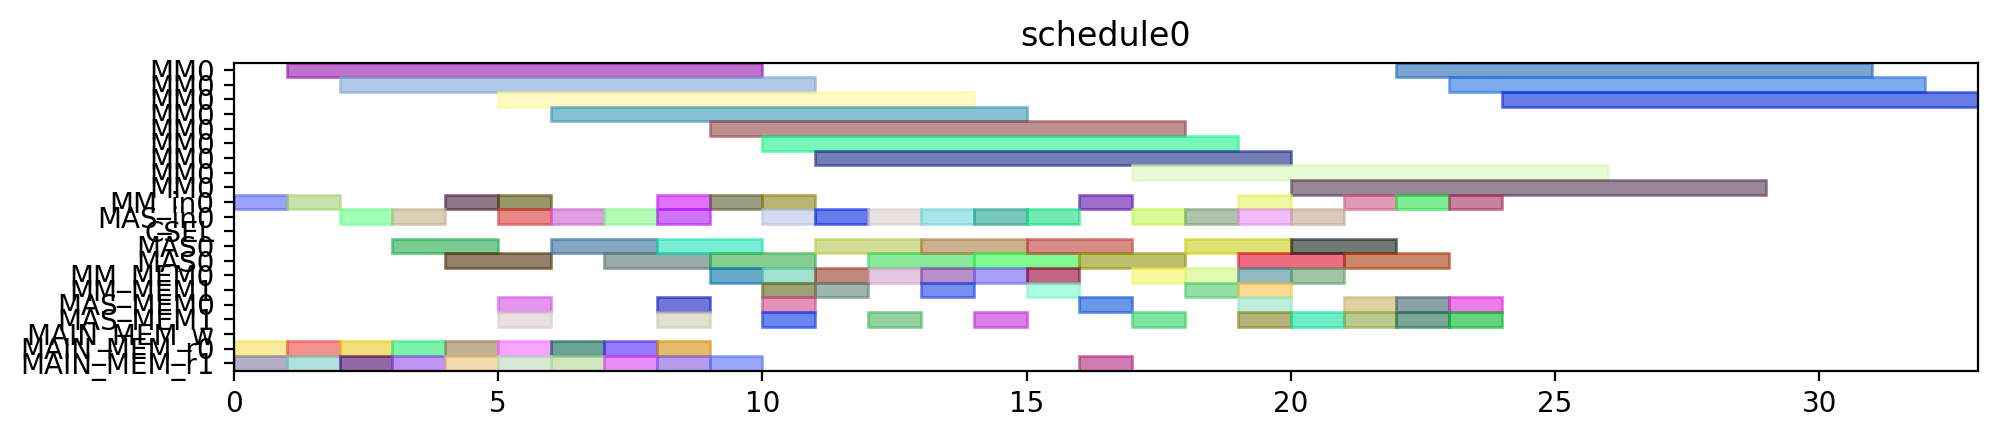

Reproduce this figure in Python.
from pyschedule import Scenario, solvers, plotters, alt


def solve():
	horizon = 120
	S = Scenario("schedule0", horizon=horizon)

	# resource
	MM = S.Resources('MM', num=1, size=9)
	MM_in = S.Resources('MM_in', num=1)
	MAS_in = S.Resources('MAS_in', num=1)
	CSEL = S.Resource('CSEL')
	MAS = S.Resources('MAS', num=1, size=2, periods=range(1, horizon))
	MM_MEM = S.Resources('MM_MEM', num=2)
	MAS_MEM = S.Resources('MAS_MEM', num=2)
	MAIN_MEM_w = S.Resource('MAIN_MEM_w', size=1)
	MAIN_MEM_r = S.Resources('MAIN_MEM_r', num=2)

	# result of previous scheduling

	# new tasks
	t0 = S.Task('t0', length=9, delay_cost=1)
	t0 += alt(MM)
	t0_in = S.Task('t0_in', length=1, delay_cost=1)
	t0_in += alt(MM_in)
	S += t0_in*MM_in[0]<=t0*MM[0]
	t0_mem0 = S.Task('t0_mem0', length=1, delay_cost=1)
	t0_mem0 += MAIN_MEM_r[0]
	S += t0_mem0 <= t0

	t0_mem1 = S.Task('t0_mem1', length=1, delay_cost=1)
	t0_mem1 += MAIN_MEM_r[1]
	S += t0_mem1 <= t0

	t1 = S.Task('t1', length=9, delay_cost=1)
	t1 += alt(MM)
	t1_in = S.Task('t1_in', length=1, delay_cost=1)
	t1_in += alt(MM_in)
	S += t1_in*MM_in[0]<=t1*MM[0]
	t1_mem0 = S.Task('t1_mem0', length=1, delay_cost=1)
	t1_mem0 += MAIN_MEM_r[0]
	S += t1_mem0 <= t1

	t1_mem1 = S.Task('t1_mem1', length=1, delay_cost=1)
	t1_mem1 += MAIN_MEM_r[1]
	S += t1_mem1 <= t1

	t2 = S.Task('t2', length=9, delay_cost=1)
	t2 += alt(MM)
	t2_in = S.Task('t2_in', length=1, delay_cost=1)
	t2_in += alt(MM_in)
	S += t2_in*MM_in[0]<=t2*MM[0]
	t2_mem0 = S.Task('t2_mem0', length=1, delay_cost=1)
	t2_mem0 += MAIN_MEM_r[0]
	S += t2_mem0 <= t2

	t2_mem1 = S.Task('t2_mem1', length=1, delay_cost=1)
	t2_mem1 += MAIN_MEM_r[1]
	S += t2_mem1 <= t2

	t3 = S.Task('t3', length=2, delay_cost=1)
	t3 += alt(MAS)
	t3_in = S.Task('t3_in', length=1, delay_cost=1)
	t3_in += alt(MAS_in)
	S += t3_in*MAS_in[0]<=t3*MAS[0]

	t3_mem0 = S.Task('t3_mem0', length=1, delay_cost=1)
	t3_mem0 += MAIN_MEM_r[0]
	S += t3_mem0 <= t3

	t3_mem1 = S.Task('t3_mem1', length=1, delay_cost=1)
	t3_mem1 += MAIN_MEM_r[1]
	S += t3_mem1 <= t3

	t4 = S.Task('t4', length=2, delay_cost=1)
	t4 += alt(MAS)
	t4_in = S.Task('t4_in', length=1, delay_cost=1)
	t4_in += alt(MAS_in)
	S += t4_in*MAS_in[0]<=t4*MAS[0]

	t4_mem0 = S.Task('t4_mem0', length=1, delay_cost=1)
	t4_mem0 += MAIN_MEM_r[0]
	S += t4_mem0 <= t4

	t4_mem1 = S.Task('t4_mem1', length=1, delay_cost=1)
	t4_mem1 += MAIN_MEM_r[1]
	S += t4_mem1 <= t4

	t8 = S.Task('t8', length=2, delay_cost=1)
	t8 += alt(MAS)
	t8_in = S.Task('t8_in', length=1, delay_cost=1)
	t8_in += alt(MAS_in)
	S += t8_in*MAS_in[0]<=t8*MAS[0]

	t8_mem0 = S.Task('t8_mem0', length=1, delay_cost=1)
	t8_mem0 += MAIN_MEM_r[0]
	S += t8_mem0 <= t8

	t8_mem1 = S.Task('t8_mem1', length=1, delay_cost=1)
	t8_mem1 += MAIN_MEM_r[1]
	S += t8_mem1 <= t8

	t9 = S.Task('t9', length=2, delay_cost=1)
	t9 += alt(MAS)
	t9_in = S.Task('t9_in', length=1, delay_cost=1)
	t9_in += alt(MAS_in)
	S += t9_in*MAS_in[0]<=t9*MAS[0]

	t9_mem0 = S.Task('t9_mem0', length=1, delay_cost=1)
	t9_mem0 += MAIN_MEM_r[0]
	S += t9_mem0 <= t9

	t9_mem1 = S.Task('t9_mem1', length=1, delay_cost=1)
	t9_mem1 += MAIN_MEM_r[1]
	S += t9_mem1 <= t9

	t13 = S.Task('t13', length=2, delay_cost=1)
	t13 += alt(MAS)
	t13_in = S.Task('t13_in', length=1, delay_cost=1)
	t13_in += alt(MAS_in)
	S += t13_in*MAS_in[0]<=t13*MAS[0]

	t13_mem0 = S.Task('t13_mem0', length=1, delay_cost=1)
	t13_mem0 += MAIN_MEM_r[0]
	S += t13_mem0 <= t13

	t13_mem1 = S.Task('t13_mem1', length=1, delay_cost=1)
	t13_mem1 += MAIN_MEM_r[1]
	S += t13_mem1 <= t13

	t14 = S.Task('t14', length=2, delay_cost=1)
	t14 += alt(MAS)
	t14_in = S.Task('t14_in', length=1, delay_cost=1)
	t14_in += alt(MAS_in)
	S += t14_in*MAS_in[0]<=t14*MAS[0]

	t14_mem0 = S.Task('t14_mem0', length=1, delay_cost=1)
	t14_mem0 += MAIN_MEM_r[0]
	S += t14_mem0 <= t14

	t14_mem1 = S.Task('t14_mem1', length=1, delay_cost=1)
	t14_mem1 += MAIN_MEM_r[1]
	S += t14_mem1 <= t14

	t5 = S.Task('t5', length=9, delay_cost=1)
	t5 += alt(MM)
	t5_in = S.Task('t5_in', length=1, delay_cost=1)
	t5_in += alt(MM_in)
	S += t5_in*MM_in[0]<=t5*MM[0]
	t5_mem0 = S.Task('t5_mem0', length=1, delay_cost=1)
	t5_mem0 += alt(MAS_MEM)
	S += (t3*MAS[0])-1 < t5_mem0*MAS_MEM[0]
	S += t5_mem0 <= t5

	t5_mem1 = S.Task('t5_mem1', length=1, delay_cost=1)
	t5_mem1 += alt(MAS_MEM)
	S += (t4*MAS[0])-1 < t5_mem1*MAS_MEM[1]
	S += t5_mem1 <= t5

	t6 = S.Task('t6', length=2, delay_cost=1)
	t6 += alt(MAS)
	t6_in = S.Task('t6_in', length=1, delay_cost=1)
	t6_in += alt(MAS_in)
	S += t6_in*MAS_in[0]<=t6*MAS[0]

	t6_mem0 = S.Task('t6_mem0', length=1, delay_cost=1)
	t6_mem0 += alt(MM_MEM)
	S += (t0*MM[0])-1 < t6_mem0*MM_MEM[0]
	S += t6_mem0 <= t6

	t6_mem1 = S.Task('t6_mem1', length=1, delay_cost=1)
	t6_mem1 += alt(MM_MEM)
	S += (t1*MM[0])-1 < t6_mem1*MM_MEM[1]
	S += t6_mem1 <= t6

	t10 = S.Task('t10', length=9, delay_cost=1)
	t10 += alt(MM)
	t10_in = S.Task('t10_in', length=1, delay_cost=1)
	t10_in += alt(MM_in)
	S += t10_in*MM_in[0]<=t10*MM[0]
	t10_mem0 = S.Task('t10_mem0', length=1, delay_cost=1)
	t10_mem0 += alt(MAS_MEM)
	S += (t8*MAS[0])-1 < t10_mem0*MAS_MEM[0]
	S += t10_mem0 <= t10

	t10_mem1 = S.Task('t10_mem1', length=1, delay_cost=1)
	t10_mem1 += alt(MAS_MEM)
	S += (t9*MAS[0])-1 < t10_mem1*MAS_MEM[1]
	S += t10_mem1 <= t10

	t11 = S.Task('t11', length=2, delay_cost=1)
	t11 += alt(MAS)
	t11_in = S.Task('t11_in', length=1, delay_cost=1)
	t11_in += alt(MAS_in)
	S += t11_in*MAS_in[0]<=t11*MAS[0]

	t11_mem0 = S.Task('t11_mem0', length=1, delay_cost=1)
	t11_mem0 += alt(MM_MEM)
	S += (t1*MM[0])-1 < t11_mem0*MM_MEM[0]
	S += t11_mem0 <= t11

	t11_mem1 = S.Task('t11_mem1', length=1, delay_cost=1)
	t11_mem1 += alt(MM_MEM)
	S += (t2*MM[0])-1 < t11_mem1*MM_MEM[1]
	S += t11_mem1 <= t11

	t15 = S.Task('t15', length=9, delay_cost=1)
	t15 += alt(MM)
	t15_in = S.Task('t15_in', length=1, delay_cost=1)
	t15_in += alt(MM_in)
	S += t15_in*MM_in[0]<=t15*MM[0]
	t15_mem0 = S.Task('t15_mem0', length=1, delay_cost=1)
	t15_mem0 += alt(MAS_MEM)
	S += (t13*MAS[0])-1 < t15_mem0*MAS_MEM[0]
	S += t15_mem0 <= t15

	t15_mem1 = S.Task('t15_mem1', length=1, delay_cost=1)
	t15_mem1 += alt(MAS_MEM)
	S += (t14*MAS[0])-1 < t15_mem1*MAS_MEM[1]
	S += t15_mem1 <= t15

	t16 = S.Task('t16', length=2, delay_cost=1)
	t16 += alt(MAS)
	t16_in = S.Task('t16_in', length=1, delay_cost=1)
	t16_in += alt(MAS_in)
	S += t16_in*MAS_in[0]<=t16*MAS[0]

	t16_mem0 = S.Task('t16_mem0', length=1, delay_cost=1)
	t16_mem0 += alt(MM_MEM)
	S += (t0*MM[0])-1 < t16_mem0*MM_MEM[0]
	S += t16_mem0 <= t16

	t16_mem1 = S.Task('t16_mem1', length=1, delay_cost=1)
	t16_mem1 += alt(MM_MEM)
	S += (t2*MM[0])-1 < t16_mem1*MM_MEM[1]
	S += t16_mem1 <= t16

	t18 = S.Task('t18', length=2, delay_cost=1)
	t18 += alt(MAS)
	t18_in = S.Task('t18_in', length=1, delay_cost=1)
	t18_in += alt(MAS_in)
	S += t18_in*MAS_in[0]<=t18*MAS[0]

	t18_mem0 = S.Task('t18_mem0', length=1, delay_cost=1)
	t18_mem0 += alt(MM_MEM)
	S += (t0*MM[0])-1 < t18_mem0*MM_MEM[0]
	S += t18_mem0 <= t18

	t18_mem1 = S.Task('t18_mem1', length=1, delay_cost=1)
	t18_mem1 += alt(MM_MEM)
	S += (t0*MM[0])-1 < t18_mem1*MM_MEM[1]
	S += t18_mem1 <= t18

	t20 = S.Task('t20', length=9, delay_cost=1)
	t20 += alt(MM)
	t20_in = S.Task('t20_in', length=1, delay_cost=1)
	t20_in += alt(MM_in)
	S += t20_in*MM_in[0]<=t20*MM[0]
	t20_mem0 = S.Task('t20_mem0', length=1, delay_cost=1)
	t20_mem0 += alt(MM_MEM)
	S += (t2*MM[0])-1 < t20_mem0*MM_MEM[0]
	S += t20_mem0 <= t20

	t20_mem1 = S.Task('t20_mem1', length=1, delay_cost=1)
	t20_mem1 += MAIN_MEM_r[1]
	S += t20_mem1 <= t20

	t7 = S.Task('t7', length=2, delay_cost=1)
	t7 += alt(MAS)
	t7_in = S.Task('t7_in', length=1, delay_cost=1)
	t7_in += alt(MAS_in)
	S += t7_in*MAS_in[0]<=t7*MAS[0]

	t7_mem0 = S.Task('t7_mem0', length=1, delay_cost=1)
	t7_mem0 += alt(MM_MEM)
	S += (t5*MM[0])-1 < t7_mem0*MM_MEM[0]
	S += t7_mem0 <= t7

	t7_mem1 = S.Task('t7_mem1', length=1, delay_cost=1)
	t7_mem1 += alt(MAS_MEM)
	S += (t6*MAS[0])-1 < t7_mem1*MAS_MEM[1]
	S += t7_mem1 <= t7

	t12 = S.Task('t12', length=2, delay_cost=1)
	t12 += alt(MAS)
	t12_in = S.Task('t12_in', length=1, delay_cost=1)
	t12_in += alt(MAS_in)
	S += t12_in*MAS_in[0]<=t12*MAS[0]

	t12_mem0 = S.Task('t12_mem0', length=1, delay_cost=1)
	t12_mem0 += alt(MM_MEM)
	S += (t10*MM[0])-1 < t12_mem0*MM_MEM[0]
	S += t12_mem0 <= t12

	t12_mem1 = S.Task('t12_mem1', length=1, delay_cost=1)
	t12_mem1 += alt(MAS_MEM)
	S += (t11*MAS[0])-1 < t12_mem1*MAS_MEM[1]
	S += t12_mem1 <= t12

	t17 = S.Task('t17', length=2, delay_cost=1)
	t17 += alt(MAS)
	t17_in = S.Task('t17_in', length=1, delay_cost=1)
	t17_in += alt(MAS_in)
	S += t17_in*MAS_in[0]<=t17*MAS[0]

	t17_mem0 = S.Task('t17_mem0', length=1, delay_cost=1)
	t17_mem0 += alt(MM_MEM)
	S += (t15*MM[0])-1 < t17_mem0*MM_MEM[0]
	S += t17_mem0 <= t17

	t17_mem1 = S.Task('t17_mem1', length=1, delay_cost=1)
	t17_mem1 += alt(MAS_MEM)
	S += (t16*MAS[0])-1 < t17_mem1*MAS_MEM[1]
	S += t17_mem1 <= t17

	t19 = S.Task('t19', length=2, delay_cost=1)
	t19 += alt(MAS)
	t19_in = S.Task('t19_in', length=1, delay_cost=1)
	t19_in += alt(MAS_in)
	S += t19_in*MAS_in[0]<=t19*MAS[0]

	t19_mem0 = S.Task('t19_mem0', length=1, delay_cost=1)
	t19_mem0 += alt(MM_MEM)
	S += (t0*MM[0])-1 < t19_mem0*MM_MEM[0]
	S += t19_mem0 <= t19

	t19_mem1 = S.Task('t19_mem1', length=1, delay_cost=1)
	t19_mem1 += alt(MAS_MEM)
	S += (t18*MAS[0])-1 < t19_mem1*MAS_MEM[1]
	S += t19_mem1 <= t19

	t21 = S.Task('t21', length=2, delay_cost=1)
	t21 += alt(MAS)
	t21_in = S.Task('t21_in', length=1, delay_cost=1)
	t21_in += alt(MAS_in)
	S += t21_in*MAS_in[0]<=t21*MAS[0]

	t21_mem0 = S.Task('t21_mem0', length=1, delay_cost=1)
	t21_mem0 += alt(MM_MEM)
	S += (t1*MM[0])-1 < t21_mem0*MM_MEM[0]
	S += t21_mem0 <= t21

	t21_mem1 = S.Task('t21_mem1', length=1, delay_cost=1)
	t21_mem1 += alt(MM_MEM)
	S += (t20*MM[0])-1 < t21_mem1*MM_MEM[1]
	S += t21_mem1 <= t21

	t22 = S.Task('t22', length=2, delay_cost=1)
	t22 += alt(MAS)
	t22_in = S.Task('t22_in', length=1, delay_cost=1)
	t22_in += alt(MAS_in)
	S += t22_in*MAS_in[0]<=t22*MAS[0]

	t22_mem0 = S.Task('t22_mem0', length=1, delay_cost=1)
	t22_mem0 += alt(MM_MEM)
	S += (t1*MM[0])-1 < t22_mem0*MM_MEM[0]
	S += t22_mem0 <= t22

	t22_mem1 = S.Task('t22_mem1', length=1, delay_cost=1)
	t22_mem1 += alt(MM_MEM)
	S += (t20*MM[0])-1 < t22_mem1*MM_MEM[1]
	S += t22_mem1 <= t22

	t23 = S.Task('t23', length=9, delay_cost=1)
	t23 += alt(MM)
	t23_in = S.Task('t23_in', length=1, delay_cost=1)
	t23_in += alt(MM_in)
	S += t23_in*MM_in[0]<=t23*MM[0]
	t23_mem0 = S.Task('t23_mem0', length=1, delay_cost=1)
	t23_mem0 += alt(MAS_MEM)
	S += (t17*MAS[0])-1 < t23_mem0*MAS_MEM[0]
	S += t23_mem0 <= t23

	t23_mem1 = S.Task('t23_mem1', length=1, delay_cost=1)
	t23_mem1 += MAIN_MEM_r[1]
	S += t23_mem1 <= t23

	t25 = S.Task('t25', length=9, delay_cost=1)
	t25 += alt(MM)
	t25_in = S.Task('t25_in', length=1, delay_cost=1)
	t25_in += alt(MM_in)
	S += t25_in*MM_in[0]<=t25*MM[0]
	t25_mem0 = S.Task('t25_mem0', length=1, delay_cost=1)
	t25_mem0 += alt(MAS_MEM)
	S += (t7*MAS[0])-1 < t25_mem0*MAS_MEM[0]
	S += t25_mem0 <= t25

	t25_mem1 = S.Task('t25_mem1', length=1, delay_cost=1)
	t25_mem1 += alt(MAS_MEM)
	S += (t22*MAS[0])-1 < t25_mem1*MAS_MEM[1]
	S += t25_mem1 <= t25

	t27 = S.Task('t27', length=9, delay_cost=1)
	t27 += alt(MM)
	t27_in = S.Task('t27_in', length=1, delay_cost=1)
	t27_in += alt(MM_in)
	S += t27_in*MM_in[0]<=t27*MM[0]
	t27_mem0 = S.Task('t27_mem0', length=1, delay_cost=1)
	t27_mem0 += alt(MAS_MEM)
	S += (t22*MAS[0])-1 < t27_mem0*MAS_MEM[0]
	S += t27_mem0 <= t27

	t27_mem1 = S.Task('t27_mem1', length=1, delay_cost=1)
	t27_mem1 += alt(MAS_MEM)
	S += (t21*MAS[0])-1 < t27_mem1*MAS_MEM[1]
	S += t27_mem1 <= t27

	t28 = S.Task('t28', length=9, delay_cost=1)
	t28 += alt(MM)
	t28_in = S.Task('t28_in', length=1, delay_cost=1)
	t28_in += alt(MM_in)
	S += t28_in*MM_in[0]<=t28*MM[0]
	t28_mem0 = S.Task('t28_mem0', length=1, delay_cost=1)
	t28_mem0 += alt(MAS_MEM)
	S += (t19*MAS[0])-1 < t28_mem0*MAS_MEM[0]
	S += t28_mem0 <= t28

	t28_mem1 = S.Task('t28_mem1', length=1, delay_cost=1)
	t28_mem1 += alt(MAS_MEM)
	S += (t7*MAS[0])-1 < t28_mem1*MAS_MEM[1]
	S += t28_mem1 <= t28

	t29 = S.Task('t29', length=9, delay_cost=1)
	t29 += alt(MM)
	t29_in = S.Task('t29_in', length=1, delay_cost=1)
	t29_in += alt(MM_in)
	S += t29_in*MM_in[0]<=t29*MM[0]
	t29_mem0 = S.Task('t29_mem0', length=1, delay_cost=1)
	t29_mem0 += alt(MAS_MEM)
	S += (t21*MAS[0])-1 < t29_mem0*MAS_MEM[0]
	S += t29_mem0 <= t29

	t29_mem1 = S.Task('t29_mem1', length=1, delay_cost=1)
	t29_mem1 += alt(MAS_MEM)
	S += (t12*MAS[0])-1 < t29_mem1*MAS_MEM[1]
	S += t29_mem1 <= t29

	solvers.mip.solve(S,msg=1,kind='CPLEX',ratio_gap=1.01)

	solution = [['hoge']*len(S.solution()[1]) for i in range(len(S.solution()))]
	for i in range(len(S.solution())):
		for j in range(len(S.solution()[i])):
			solution[i][j]=str(S.solution()[i][j])
	print(solution)

	cycles = int(solution[-1][3])

	pic_file_name = "/mnt/rose/usr1/fukuda/ABE/multiRAM_multiMAS_16mux/scheduling_result/stage9MM1_stage2MAS1/EP_ADD_A_0/schedule0.png"
	if(S.solution() != []):
		plotters.matplotlib.plot(S,img_filename=pic_file_name, show_task_labels=False, fig_size=(cycles*0.25+3, 2))

	return solution
